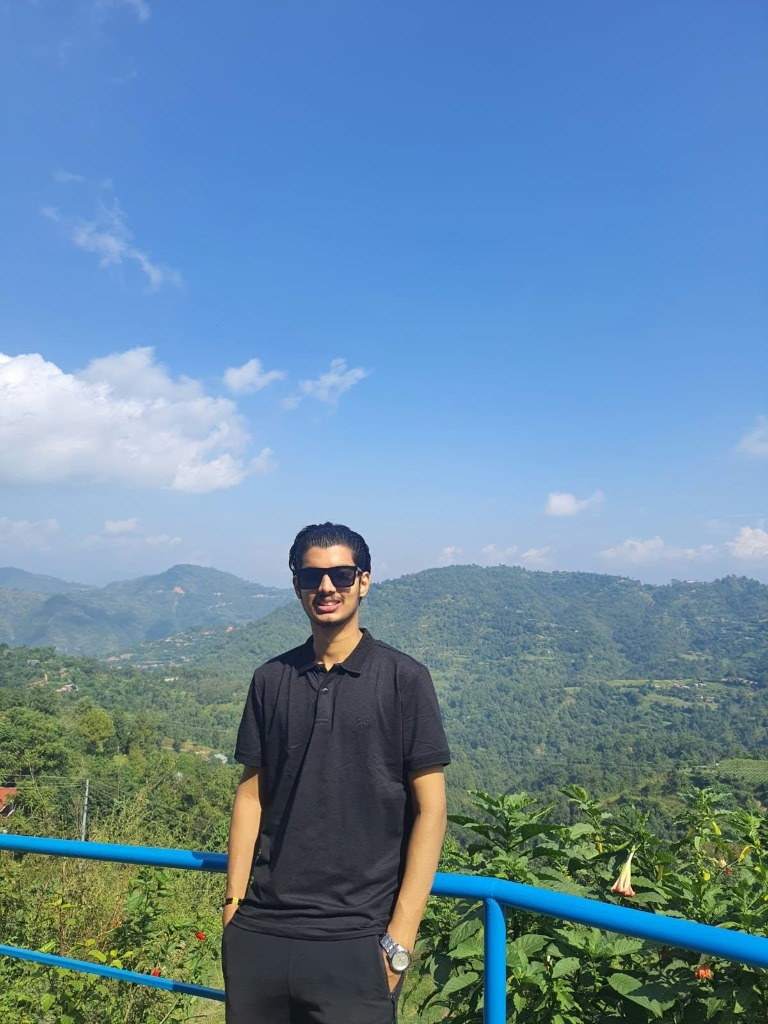
#> input picture source-photo.png, 768 x 1024 px
$ python prep_photo.py
#> lines starting #> are read from the running program, lines starting #| are printed output that depends on the picture; after the words box and inside, x2 and y2 are one past the last pixel; in counts of white or black regions, pixels touching at a corner belong together
"""
Prepare the profile photo for clean, perfectly framed ASCII conversion:
  1. Crop around subject's head and shoulders (matching portfolio avatar framing)
  2. Detect and wash out sky background to clean pure white (maps to spaces)
  3. Boost local contrast and normalize grayscale histogram

Output: source-prepped.png, consumed by make_ascii_svg.py.
"""
import os
import sys
import numpy as np
from PIL import Image, ImageEnhance, ImageFilter, ImageOps

HERE = os.path.dirname(os.path.abspath(__file__))
INP = sys.argv[1] if len(sys.argv) > 1 else os.path.join(HERE, "..", "source-photo.png")
OUT = sys.argv[2] if len(sys.argv) > 2 else os.path.join(HERE, "..", "source-prepped.png")

im = Image.open(INP).convert("RGB")
#> im is the input picture: PIL image 768x1024 RGB; mean R, G, B 102.7, 137.1, 164
w, h = im.size
#> w = 768; h = 1024

# Frame head and shoulders (matching portfolio hero avatar placement)
crop_size = 520
left = max(0, (w - crop_size) // 2)
#> left = 124
top = 500
right = left + crop_size
#> right = 644
bottom = min(h, top + crop_size)
#> bottom = 1020
cropped = im.crop((left, top, right, bottom))
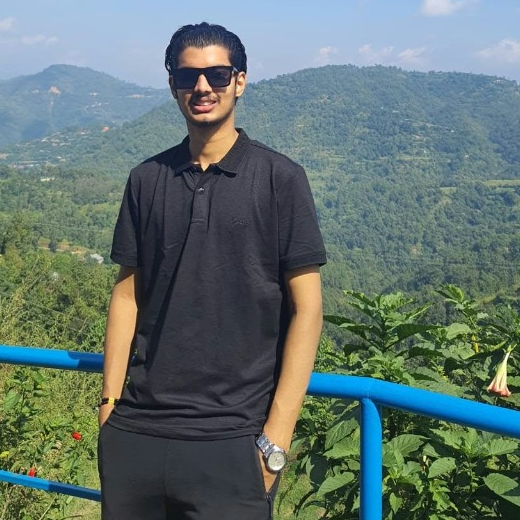
#> cropped: PIL image 520x520 RGB; mean R, G, B 98.1, 115.6, 111.6

rgb = np.array(cropped, dtype=float)
r, g, b = rgb[:, :, 0], rgb[:, :, 1], rgb[:, :, 2]
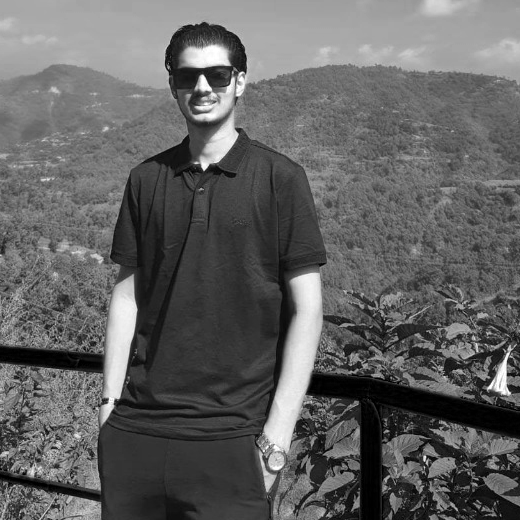
#> r: shape (520, 520) float64; min 0, max 255, mean 98.1
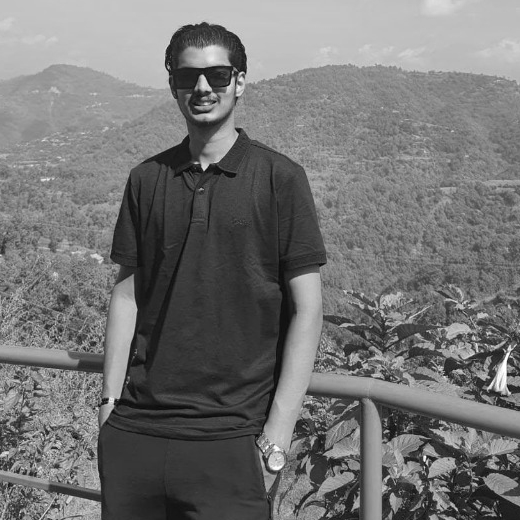
#> g: shape (520, 520) float64; min 6, max 255, mean 115.6
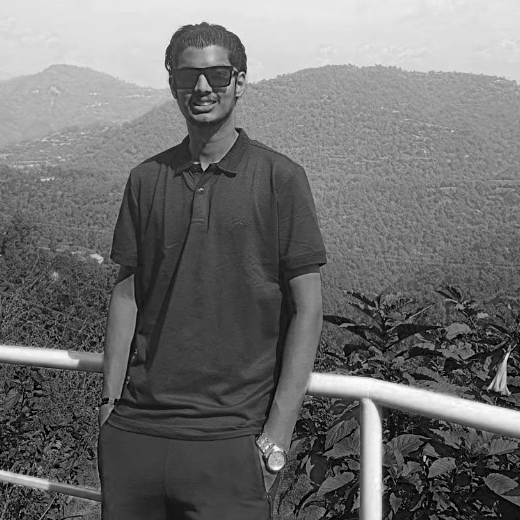
#> b: shape (520, 520) float64; min 0, max 255, mean 111.6

# Detect sky blue background
bg_mask = (b > 115) & (b > r + 18) & (b > g + 8)
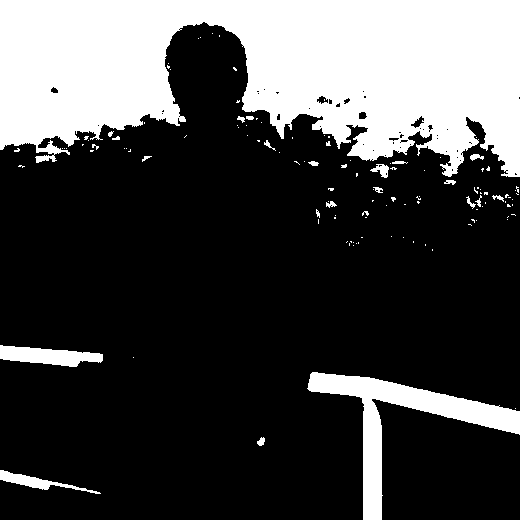
#> bg_mask: shape (520, 520) bool; 27.4% white; 124 white regions (100 under 20 px), largest, box (x1, y1, x2, y2) and area: (0, 0, 520, 177) 64123, (307, 372, 520, 520) 6733, (0, 345, 103, 367) 1397

gray = np.array(cropped.convert("L"), dtype=float)
# Map background to pure white (255) -> maps to empty spaces in ASCII
gray[bg_mask] = 255.0
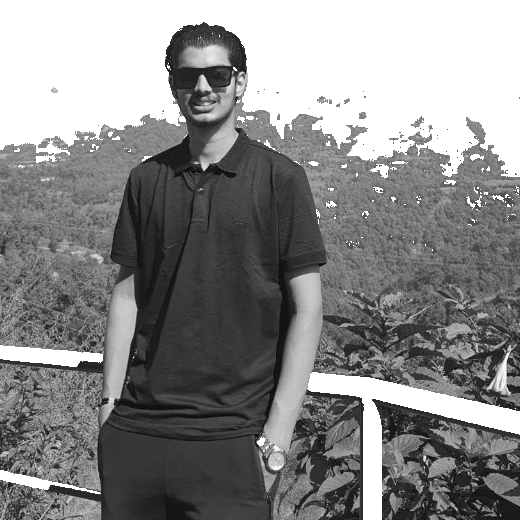
#> gray: shape (520, 520) float64; min 6, max 255, mean 137

prepped = Image.fromarray(gray.astype(np.uint8))
prepped = ImageOps.autocontrast(prepped, cutoff=2)
prepped = ImageEnhance.Contrast(prepped).enhance(1.22)
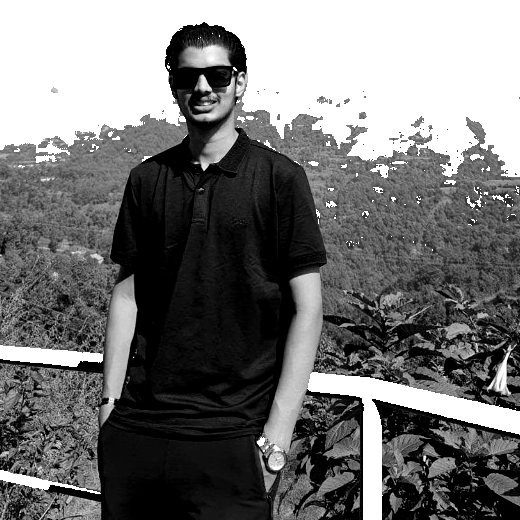
#> prepped: PIL image 520x520 L; min 0, max 255, mean 116.8
prepped.save(OUT)

print(f"wrote {OUT} (size: {prepped.size})")
#| wrote scripts/../source-prepped.png (size: (520, 520))

$ run again, with face_test.png copied over source-photo.png
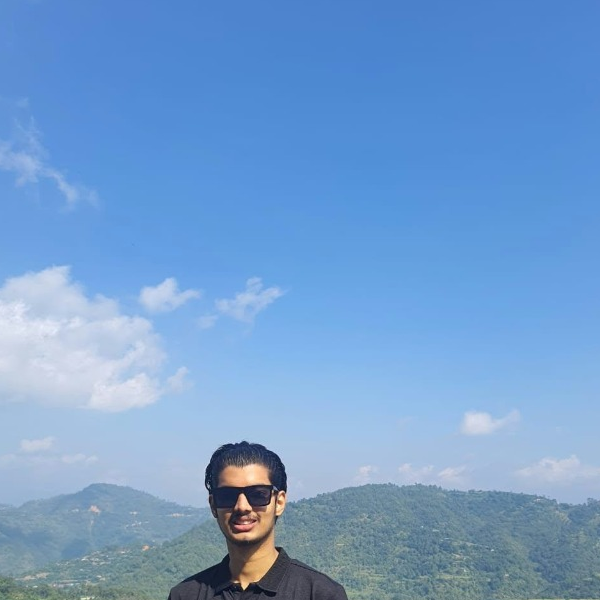
#> input picture face_test.png, 600 x 600 px
#> im is the input picture: PIL image 600x600 RGB; mean R, G, B 115.3, 157.6, 205.8
#> `bg_mask = (b > 115) & (b > r + 18) & (b > g + 8)`:
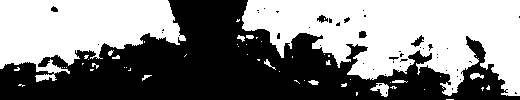
#> bg_mask: shape (100, 520) bool; 51.3% white; 46 black regions (39 under 20 px), largest, box (x1, y1, x2, y2) and area: (0, 0, 520, 100) 24949, (411, 35, 424, 47) 67, (317, 15, 328, 23) 50
#> `prepped = ImageEnhance.Contrast(prepped).enhance(1.22)`:
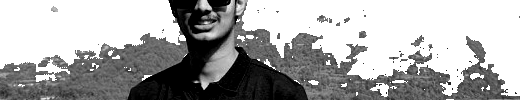
#> prepped: PIL image 520x100 L; min 0, max 255, mean 169
#| wrote scripts/../source-prepped.png (size: (520, 100))
